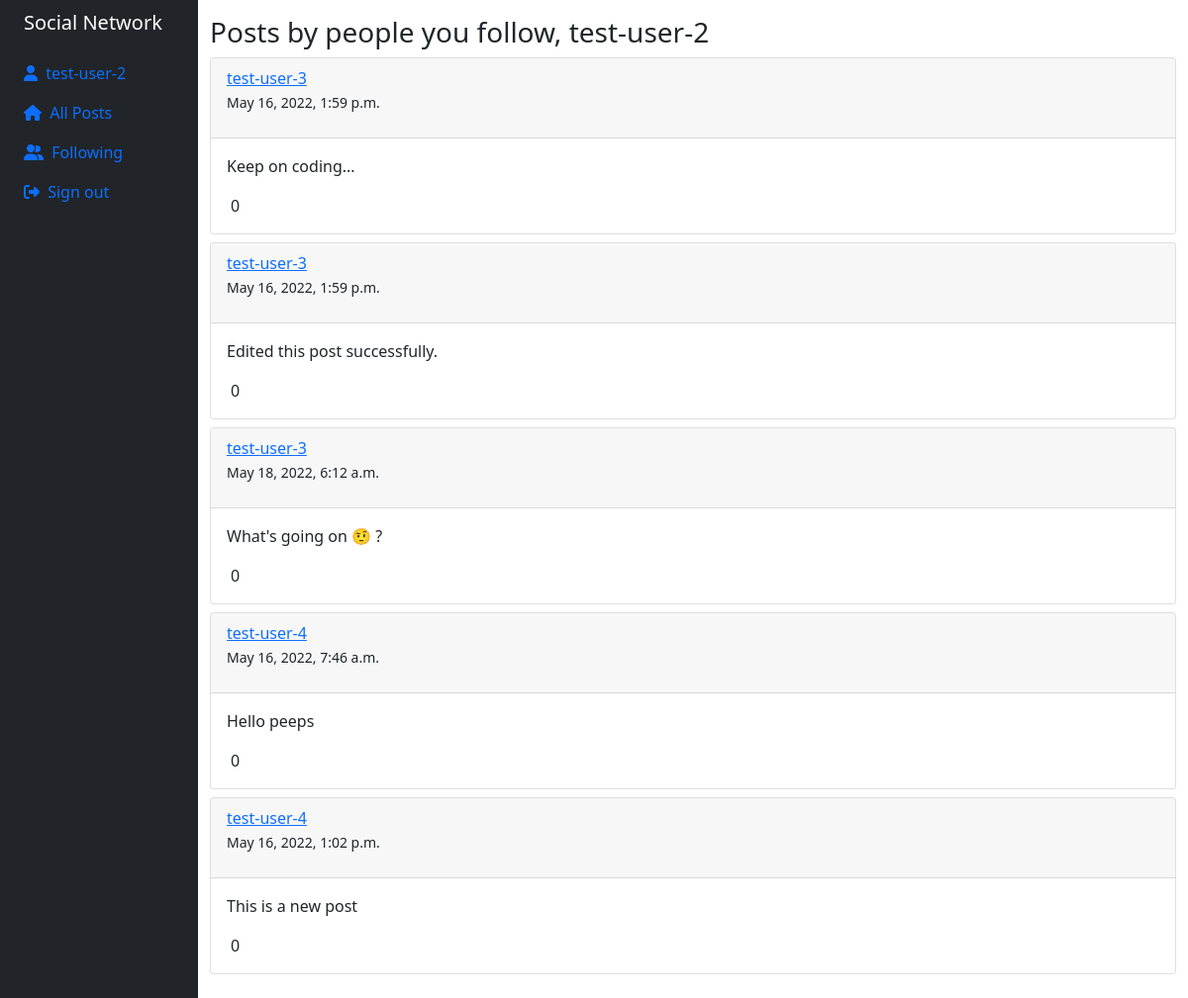
Page /following (signed in) on the earlier database version.
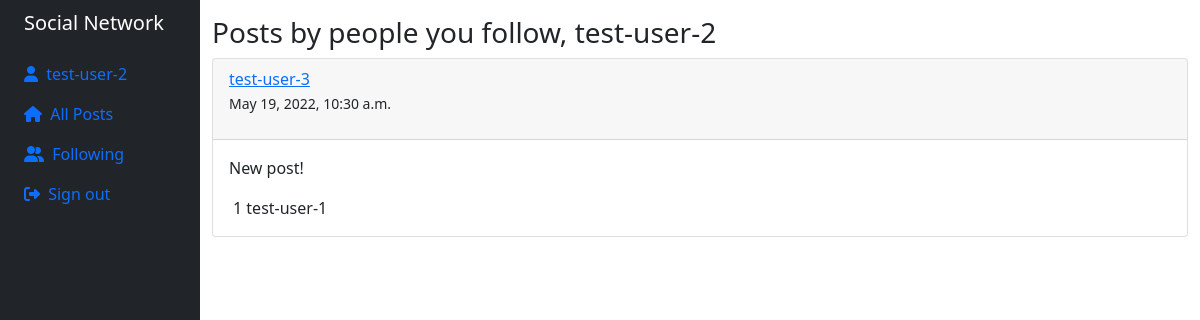
Same page on the later database version.
### network/models.py (models this page shows, shortened)
class User(AbstractUser):
    followers = models.ManyToManyField(
        "self", symmetrical=False, related_name="following", blank=True)
    def get_following(self):
        return self.following.all()

class Post(models.Model):
    author = models.ForeignKey(
        User, on_delete=models.CASCADE, related_name="posts")
    content = models.TextField()
    likes = models.ManyToManyField(User, blank=True)
    created_on = models.DateTimeField(default=timezone.now)
    edited = models.BooleanField(default=False)
    def get_likes(self):
        return self.likes.all().count()
    def get_users_liked(self):
        qs = self.likes.all()
        return ", ".join([user.username for user in qs])

### network/views.py (the view)
# urls.py: path("following", views.following, name="following"),
@login_required
def following(request):
    if request.method == "GET":
        user = request.user
        following = user.get_following()
        posts = Post.objects.filter(author__in=following)
        context = {
            "posts": posts
        }
        return render(request, "network/following.html", context)

### network/templates/network/following.html (shortened to what this page needs)
{% extends "network/layout.html" %}
{% load static %}
{% block body %}
    <h3>Posts by people you follow, {{ user.username }}</h3>
    {% for post in posts %}
    <div class="card my-2">
        <div class="card-header">
            <a href="{% url 'profile' post.author.id %}">{{ post.author }}</a>
            <p><small>{{ post.created_on }}</small></p>
        </div>
        <div class="card-body">
            <p class="card-text">{{ post.content }}</p>
            <div class="like px-1">
                <span>{{ post.get_likes }}</span> <span>{{ post.get_users_liked }}</span>
            </div>
        </div>
    </div>
    {% endfor %}
{% endblock body %}

### network/templates/network/layout.html (shortened to what this page needs)
{% load static %}
<!DOCTYPE html>
<html lang="en">
<head>
    <link href="https://cdn.jsdelivr.net/npm/bootstrap@5.1.3/dist/css/bootstrap.min.css" rel="stylesheet">
    <link href="{% static 'network/styles.css' %}" rel="stylesheet">
</head>
<body>
    <div class="container-fluid">
        <div class="row flex-nowrap">
            <div class="col-auto col-md-3 col-xl-2 px-sm-2 px-0 bg-dark">
                <div class="d-flex flex-column align-items-center align-items-sm-start px-3 pt-2 text-white min-vh-100">
                    <a href="/"
                        class="d-flex align-items-center pb-3 mb-md-0 me-md-auto text-white text-decoration-none">
                        <span class="fs-5 d-none d-sm-inline">Social Network</span>
                    </a>
                    <ul class="nav nav-pills flex-column mb-sm-auto mb-0 align-items-center align-items-sm-start"
                        id="menu">
                        {% if user.is_authenticated %}
                        <li class="nav-item">
                            <a href="{% url 'profile' request.user.id %}" class="nav-link align-middle px-0">
                                <i class="fas fa-user"></i> <span class="ms-1 d-none d-sm-inline">{{ request.user.username }}</span>
                            </a>
                        </li>
                        <li class="nav-item">
                            <a href="{% url 'index' %}" class="nav-link align-middle px-0">
                                <i class="fas fa-home"></i> <span class="ms-1 d-none d-sm-inline">All Posts</span>
                            </a>
                        </li>
                        <li class="nav-item">
                            <a href="{% url 'following' %}" class="nav-link align-middle px-0">
                                <i class="fas fa-user-friends"></i> <span class="ms-1 d-none d-sm-inline">
                                    Following</span>
                            </a>
                        </li>
                        <li class="nav-item">
                            <a href="{% url 'logout' %}" class="nav-link align-middle px-0">
                                <i class="fas fa-sign-out-alt"></i> <span class="ms-1 d-none d-sm-inline">Sign
                                    out</span>
                            </a>
                        </li>
                        {% endif %}
                    </ul>
                </div>
            </div>
            <div class="col py-3 body">
                {% block body %}
                {% endblock %}
            </div>
        </div>
    </div>
</body>
</html>

Differences in the rows shown:
removed Post: author "test-user-3", created_on "May 16, 2022, 1:59 p.m.", content "Keep on coding...", get_likes "0"
removed Post: author "test-user-3", created_on "May 16, 2022, 1:59 p.m.", content "Edited this post successfully.", get_likes "0"
removed Post: author "test-user-3", created_on "May 18, 2022, 6:12 a.m.", content "What's going on 🤨 ?", get_likes "0"
removed Post: author "test-user-4", created_on "May 16, 2022, 7:46 a.m.", content "Hello peeps", get_likes "0"
removed Post: author "test-user-4", created_on "May 16, 2022, 1:02 p.m.", content "This is a new post", get_likes "0"
added Post: author "test-user-3", created_on "May 19, 2022, 10:30 a.m.", content "New post!", get_likes "1", get_users_liked "test-user-1"
